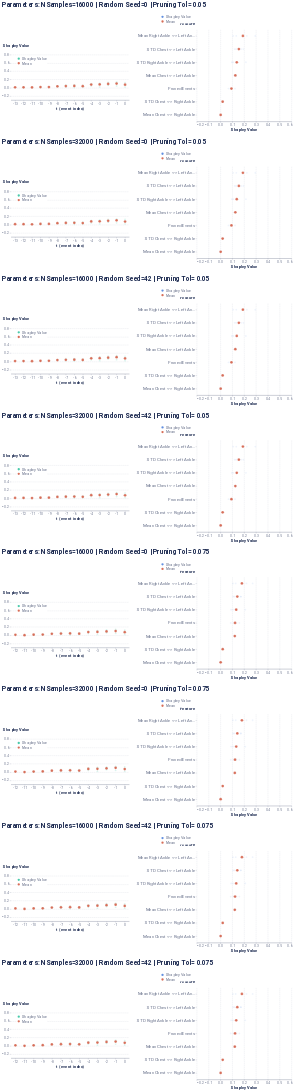

The notebook cell saved with this chart:
### Markdown cell above
### Global report makes the crossproduct of parameters and plots them all

### Code cell
global_plot
